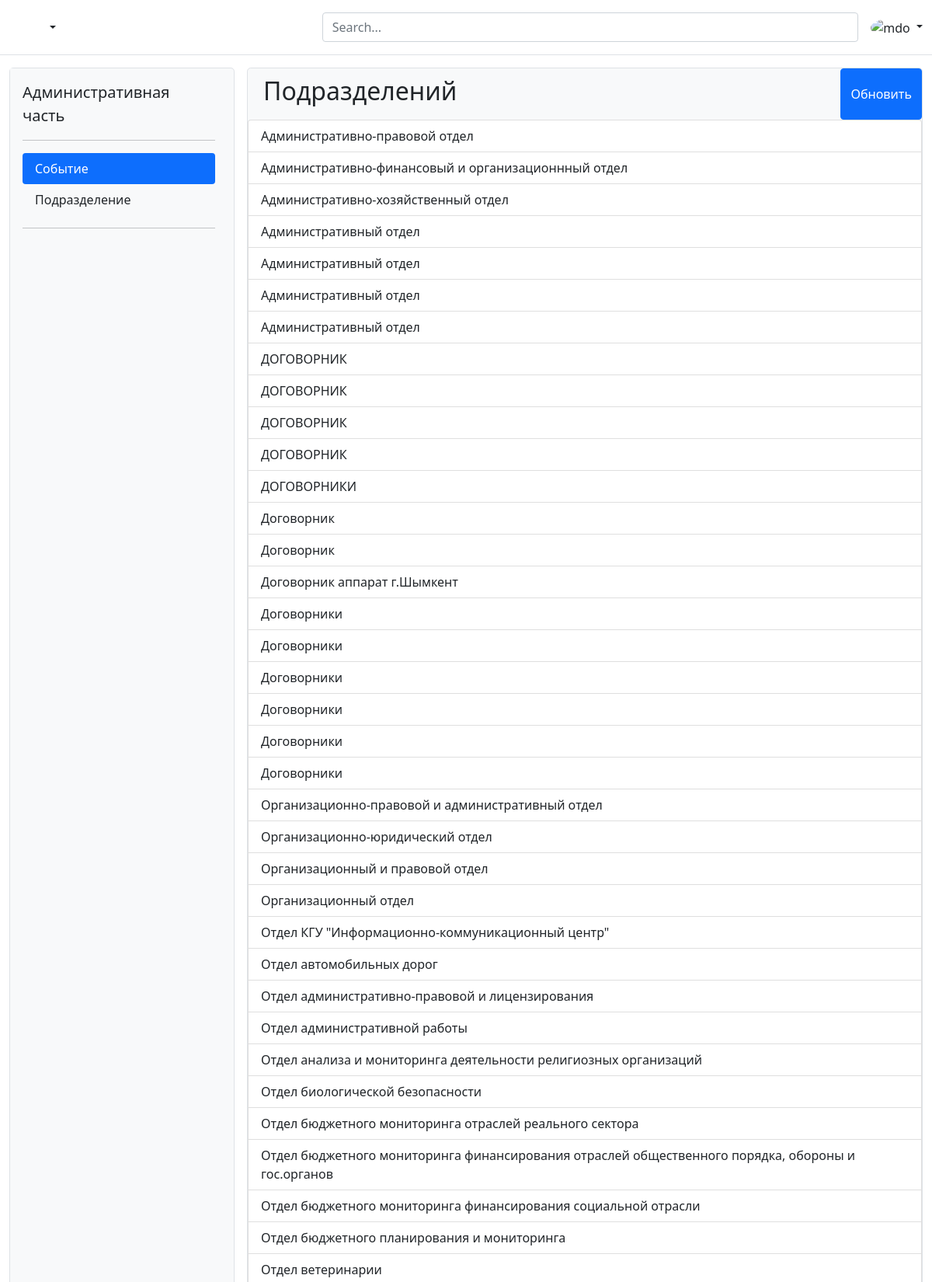
/units/ (upper part), run on the app's committed database.
### event/models.py (models this page shows, shortened)
class Unit(models.Model):
    id_internal = models.CharField('Уникалный id',max_length=255,null=True,blank=True)
    id_parent = models.CharField('Уникалный id парента',max_length=255,null=True,blank=True)
    displayname = models.CharField('Имя',max_length=255,null=True,blank=True)
    bin = models.CharField('БИН',max_length=255,null=True,blank=True)
    class Meta:
        verbose_name = 'Подразделение'
        verbose_name_plural = 'Подразделений'
        ordering = ['displayname']

### event/views.py (the view)
# urls.py: path('units/', views.unitView, name='units'),
def unitView(request):
    units = Unit.objects.all()
    data = {
        'units':units
    }
    return render(request, 'main/unit.html', data)

### templates/main/unit.html
{% extends 'layouts/app.html' %}
{% block content %}
<div class="container-fluid pb-3">
    <div class="d-grid gap-3" style="grid-template-columns: 1fr 3fr;">
      <div class="bg-light border rounded-3">
        <div class="d-flex flex-column flex-shrink-0 p-3 bg-light" style="width: 280px;">
    <a href="/" class="d-flex align-items-center mb-3 mb-md-0 me-md-auto link-dark text-decoration-none">
      <span class="fs-5">Административная часть</span>
    </a>
    <hr>
    <ul class="nav nav-pills flex-column mb-auto">
      <li class="nav-item">
        <a href="{% url 'events' %}" class="nav-link active" aria-current="page">
          Событие
        </a>
      </li>
      <li>
        <a href="{% url 'units' %}" class="nav-link link-dark">
          Подразделение
        </a>
      </li>
    </ul>
    <hr>
  </div>
      </div>
      <div class="bg-light border rounded-3">
          <div class="d-flex row ">
              <div class="col-8">
                  <h2 style="padding:10px 20px">Подразделений</h2>
              </div>
              <div style="justify-content: flex-end;
    display: flex;" class="col-4">
                  <button class="btn btn-primary">Обновить</button>
              </div>
          </div>
        <ul class="list-group">
            {% for unit in units %}
          <li class="list-group-item">{{unit.displayname}}</li>
            {% endfor %}
        </ul>
      </div>
    </div>
  </div>
{% endblock %}

### data on the page
Unit: displayname "Административно-правовой отдел"
Unit: displayname "Административно-финансовый и организационнный отдел"
Unit: displayname "Административно-хозяйственный отдел"
Unit: displayname "Административный отдел"
Unit: displayname "Административный отдел"
Unit: displayname "Административный отдел"
Unit: displayname "Административный отдел"
Unit: displayname "ДОГОВОРНИК"
Unit: displayname "ДОГОВОРНИК"
Unit: displayname "ДОГОВОРНИК"
Unit: displayname "ДОГОВОРНИК"
Unit: displayname "ДОГОВОРНИКИ"
Unit: displayname "Договорник"
Unit: displayname "Договорник"
Unit: displayname "Договорник аппарат г.Шымкент"
Unit: displayname "Договорники"
Unit: displayname "Договорники"
Unit: displayname "Договорники"
Unit: displayname "Договорники"
Unit: displayname "Договорники"
Unit: displayname "Договорники"
Unit: displayname "Организационно-правовой и административный отдел"
Unit: displayname "Организационно-юридический отдел"
Unit: displayname "Организационный и правовой отдел"
Unit: displayname "Организационный отдел"
Unit: displayname "Отдел КГУ \"Информационно-коммуникационный центр\""
Unit: displayname "Отдел автомобильных дорог"
Unit: displayname "Отдел административно-правовой и лицензирования"
Unit: displayname "Отдел административной работы"
Unit: displayname "Отдел анализа и мониторинга деятельности религиозных организаций"
Unit: displayname "Отдел биологической безопасности"
Unit: displayname "Отдел бюджетного мониторинга отраслей реального сектора"
Unit: displayname "Отдел бюджетного мониторинга финансирования отраслей общественного порядка, обороны и гос.органов"
Unit: displayname "Отдел бюджетного мониторинга финансирования социальной отрасли"
Unit: displayname "Отдел бюджетного планирования и мониторинга"
Unit: displayname "Отдел ветеринарии"
